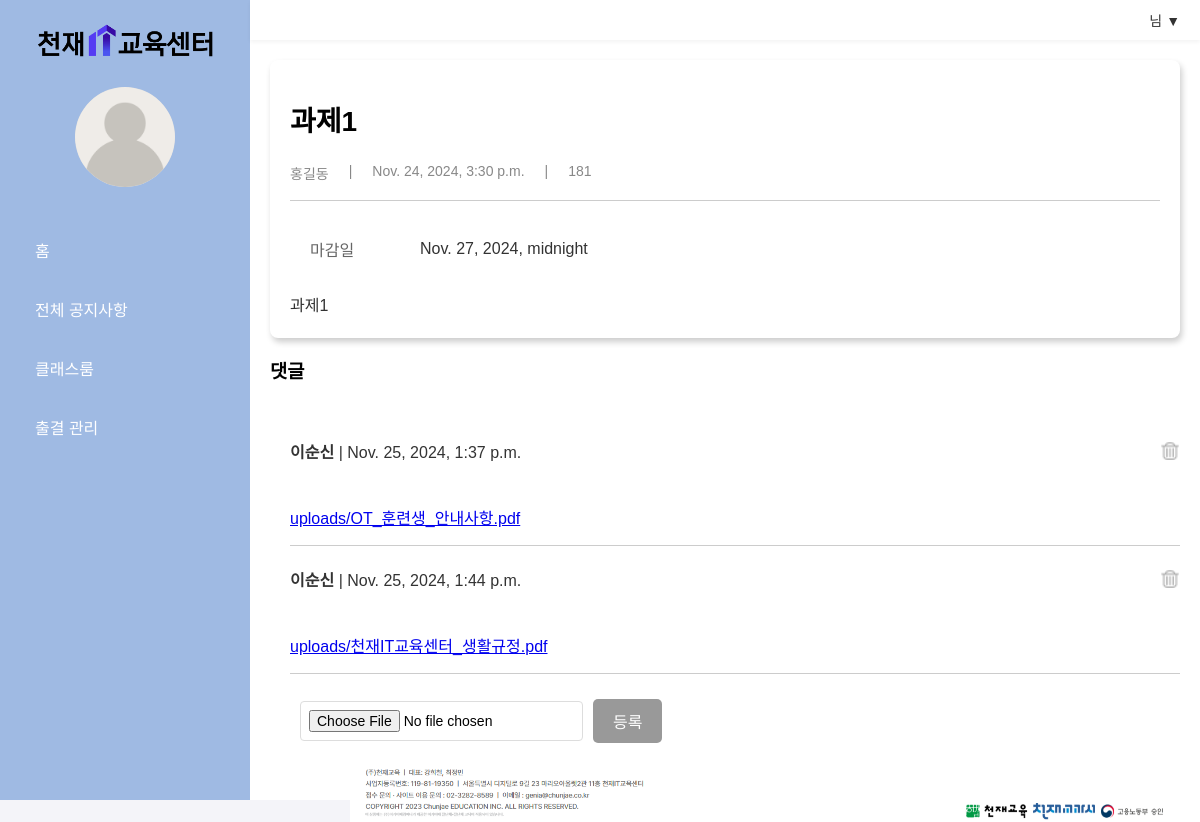
Page /classroom/content/1 on the committed database.
### managementapp/models.py (models this page shows, shortened)
class Assignments(models.Model):
    title = models.TextField(max_length=300)
    writer = models.CharField(max_length=200)
    content = models.TextField()
    rdate = models.DateTimeField()
    udate = models.DateTimeField()
    deadline = models.DateTimeField()
    view_count = models.IntegerField()

class Comments(models.Model):
    assignment = models.ForeignKey(Assignments, on_delete=models.CASCADE, related_name="comments")
    author = models.CharField(max_length=200)
    email = models.TextField(default='unknown@example.com')
    attached = models.FileField(upload_to='uploads/')
    udate = models.DateTimeField(auto_now_add=True)

### managementapp/views.py (the view)
# urls.py: path('classroom/content/<int:id>',views.classroom_content, name='classroom_content'),
def classroom_content(request,id):
    template = loader.get_template('classroom/classroom_content.html')
    assignment=Assignments.objects.get(id=id)
    assignment.view_count += 1
    assignment.save()
    comments = Comments.objects.filter(assignment=assignment)
    context = {
        'assignment': assignment,
        'comments':comments
    }
    return HttpResponse(template.render(context,request))

### managementapp/templates/classroom/classroom_content.html (shortened to what this page needs)
{% extends "base.html" %}
{%load static%}
{% block content %}
<link rel="stylesheet" href="{% static 'css/content.css' %}">
<link rel="stylesheet" href="{% static 'css/comments.css' %}">
<link rel="stylesheet" href="{% static 'css/delete.css' %}">
<div class="content">
  <div class="notice-detail-container">
    <h1 class="notice-title">{{assignment.title}}</h1>
    <div class="notice-info">
      <p>{{assignment.writer}}</p>
      <p>|</p>
      <p>{{assignment.rdate}}</p>
      <p>|</p>
      <p>{{assignment.view_count}}</p>
    </div>
    <div class='notice-row'>
      <p class='label'>마감일</p>
      <p class ='value'>{{assignment.deadline}}</p>
    </div>
    <div class="notice-content">{{assignment.content}}</div>
  </div>
  <div class="comments-container">
      <h3>댓글</h3>
      <div class="comments-list">
        {% for comment in comments %}
          <div class="comment">
            <p class='value'><strong>{{ comment.author }}</strong> | {{ comment.udate }}</p>
            <img class="delete-icon" src="{%static 'delete-button.png'%}" onclick=showPopup({{comment.id}}) ></img>
            {% if comment.attached %}
              <p class="value">
                <a href="{{ comment.attached.url }}" download="{{ comment.attached.name }}">
                {{ comment.attached.name }}
                </a>
              </p>
           {% endif %}
          </div>
          {%endfor%}
      </div>
      <form method="POST" action="comment_insert" enctype="multipart/form-data">
          <div class="file-upload-container">
              <div>
                <input type="file" name="attached" id="attached" class="input" accept=".pdf,.doc,.docx,.jpg,.png,.zip,.rar">
            </div>
              <button type="submit" class="buttons">등록</button>
          </div>
      </form>
      <div class="button-container">
          <button class="buttons" onclick="location.href='../update/{{assignment.id}}'">수정</button>
          <button class="buttons" onclick="location.href='../'">페이지 뒤로가기</button>
      </div>
  </div>
</div>
</div>
{% endblock %}

### managementapp/static/css/base.css (style rules this page uses)
body { margin: 0; font-family: Arial, sans-serif; background-color: #fff; }

### managementapp/static/css/content.css (style rules this page uses)
.notice-detail-container { padding: 20px; background-color: #fff; border-radius: 8px; box-shadow: 2px 4px 6px rgba(0.1, 0, 0, 0.2); }
.notice-title { font-size: 28px; font-weight: bold; margin-bottom: 10px; }
.notice-info { display: flex; justify-content: flex; gap: 20px; margin-bottom: 20px; border-bottom: 1px solid #ccc; padding-bottom: 3px; }
.notice-info p { color: #888; font-size: 14px; }
.notice-content { font-size: 16px; line-height: 1.5; color: #333; }
.button-container { margin-top: 20px; text-align: right; justify-content: flex-end; }
.buttons { display: inline-block; background-color: #DEE8FF; color: #3788D8; padding: 10px 20px; border: none; border-radius: 5px; cursor: pointer; }
.notice-row { display: grid; grid-template-columns: 100px 1fr; gap: 10px; align-items: center; margin-bottom: 17px; margin-left: 20px; }
.notice-row .label { font-weight: semibold; color: #666; }
.notice-row .value { font-weight:semibold; color: #333; }

### managementapp/static/css/comments.css (style rules this page uses)
.file-upload-container { display: flex; align-items: center; gap: 10px; margin-left: 30px; margin-top: 20px; }
.file-upload-container input[type="file"] { flex-grow: 1; padding: 8px; font-size: 14px; border: 1px solid #ddd; border-radius: 4px; box-sizing: border-box; }
.file-upload-container button { padding: 10px 20px; font-size: 16px; border: none; border-radius: 5px; background-color: #999; color: white; cursor: pointer; }
.comments-list { margin-top: 40px; max-height: 300px; overflow-y: auto; }
.comment { display: grid; grid-template-columns: 1fr auto; gap: 10px; align-items: center; margin-left: 20px; border-bottom: 1px solid #ccc; margin-bottom: 5px; }
.comment .value { font-weight:semibold; color: #333; }
.comment .delete-icon { justify-self: end; cursor: pointer; width: 20px; height: 20px; }

### managementapp/static/css/delete.css (style rules this page uses)
body { font-family: Arial, sans-serif; margin: 0; padding: 0; display: flex; justify-content: center; align-items: center; height: 100vh; background-color: #f4f4f9; }

### rows in the picture
Assignments: title "과제1", writer "홍길동", rdate "Nov. 24, 2024, 3:30 p.m.", view_count "181", deadline "Nov. 27, 2024, midnight", content "과제1"
Comments: author "이순신", udate "Nov. 25, 2024, 1:37 p.m.", attached.name "uploads/OT_훈련생_안내사항.pdf"
Comments: author "이순신", udate "Nov. 25, 2024, 1:44 p.m.", attached.name "uploads/천재IT교육센터_생활규정.pdf"
